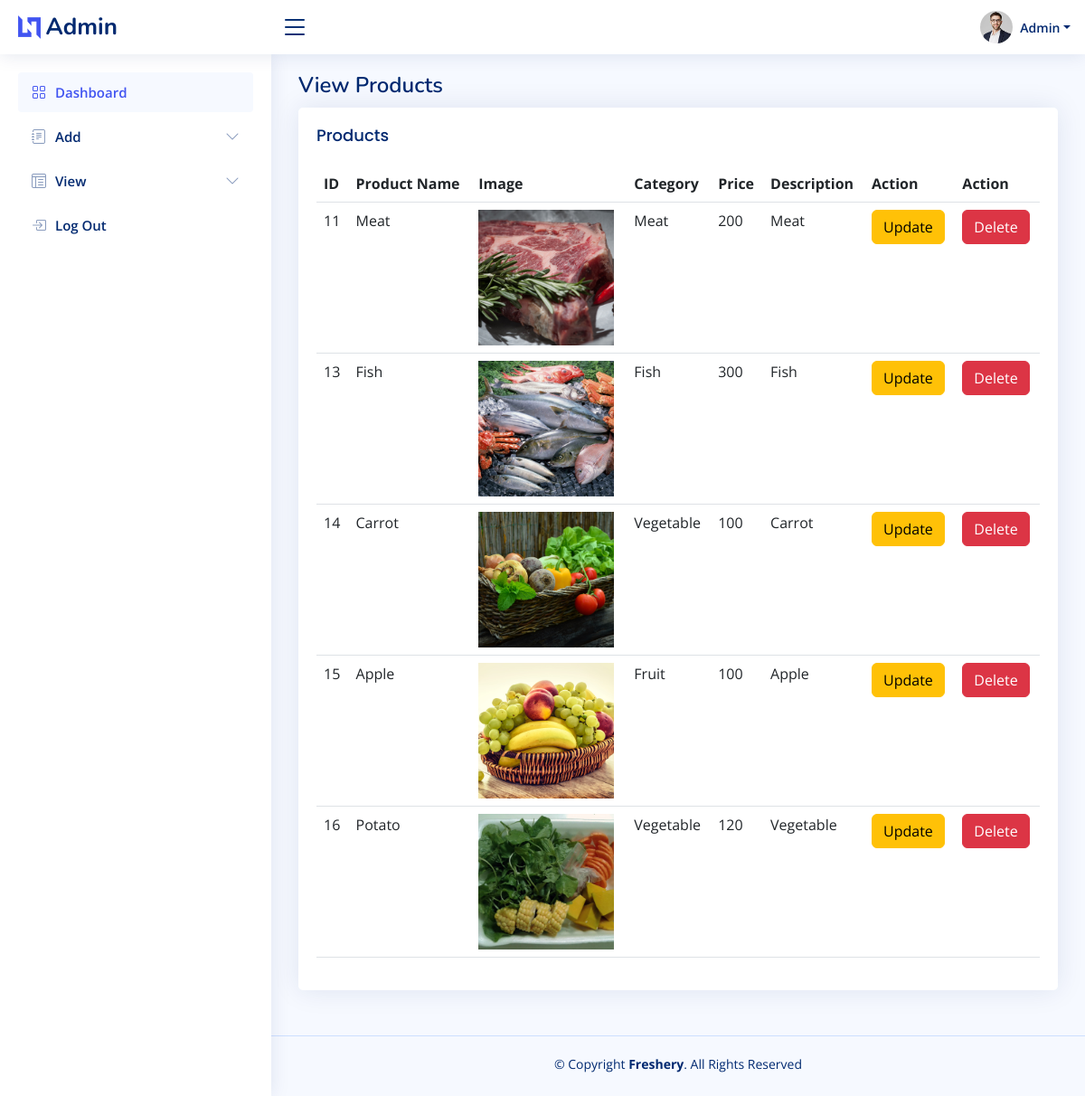
The page /admin/viewproduct.php (signed in) on the database its author committed.
### tables this page shows
CREATE TABLE `tbl_addproduct` (
  `id` int(50) NOT NULL,
  `productname` varchar(50) NOT NULL,
  `price` int(50) NOT NULL,
  `description` varchar(50) NOT NULL,
  `fileupload` varchar(50) NOT NULL,
  `category` varchar(50) NOT NULL
);

### admin/viewproduct.php (the view)
<?php include("header.php")
?>
<main id="main" class="main">
    <div class="pagetitle">
      <h1>View Products</h1>
    </div>
    <section class="section">
      <div class="row">
        <div class="col-lg-12">
          <div class="card">
            <div class="card-body">
              <h5 class="card-title">Products</h5>
              <table class="table">
                <thead>
                  <tr>
                    <th scope="col">ID</th>
                    <th scope="col">Product Name</th>
                    <th scope="col">Image</th>
                    <th scope="col">Category</th>
                    <th scope="col">Price</th>
                    <th scope="col">Description</th>
                    <th scope="col">Action</th>
                    <th scope="col">Action</th>
                  </tr>
                </thead>
                <tbody>
                    <?php
                    include("config.php");
                    $res=mysqli_query($con,"SELECT * FROM `tbl_addproduct`");
                    while($row=mysqli_fetch_array($res))
                    {
                        ?>
                        <tr>
                            <td><?php echo $row['id'];?></td>
                            <td><?php echo $row['productname'];?></td>
                            <td><img src="img/<?php echo $row['fileupload'];?>" alt="Image" width="150px" height="auto"></td>
                            <td><?php echo $row['category'];?></td>
                            <td><?php echo $row['price'];?></td>
                            <td><?php echo $row['description'];?></td>
                            <td><a href="editproduct.php?id=<?php echo $row['id']?>" class="btn btn-warning">Update</a></td>
                            <td><a href="deleteproduct.php?id=<?php echo $row['id']?>" class="btn btn-danger">Delete</a></td>
                    </tr>
                            <?php
                    }?>
                </tbody>
              </table>
            </div>
          </div>
        </div>
      </div>
    </section>
  </main>
  <?php include("footer.php")
  ?>

### admin/assets/css/style.css (style rules this page uses)
:root { scroll-behavior: smooth; }
body { font-family: "Open Sans", sans-serif; background: #f6f9ff; color: #444444; }
a { color: #4154f1; text-decoration: none; }
h1, h2, h3, h4, h5, h6 { font-family: "Nunito", sans-serif; }
#main { margin-top: 60px; padding: 20px 30px; transition: all 0.3s; }
.pagetitle { margin-bottom: 10px; }
.pagetitle h1 { font-size: 24px; margin-bottom: 0; font-weight: 600; color: #012970; }
.card { margin-bottom: 30px; border: none; border-radius: 5px; box-shadow: 0px 0 30px rgba(1, 41, 112, 0.1); }
.card-title { padding: 20px 0 15px 0; font-size: 18px; font-weight: 500; color: #012970; font-family: "Poppins", sans-serif; }
.card-body { padding: 0 20px 20px 20px; }
@media (min-width: 1200px) { #main, #footer { margin-left: 300px; } }

### rows shown on the page
tbl_addproduct: id "11", productname "Meat", fileupload (picture), category "Meat", price "200", description "Meat"
tbl_addproduct: id "13", productname "Fish", fileupload (picture), category "Fish", price "300", description "Fish"
tbl_addproduct: id "14", productname "Carrot", fileupload (picture), category "Vegetable", price "100", description "Carrot"
tbl_addproduct: id "15", productname "Apple", fileupload (picture), category "Fruit", price "100", description "Apple"
tbl_addproduct: id "16", productname "Potato", fileupload (picture), category "Vegetable", price "120", description "Vegetable"
